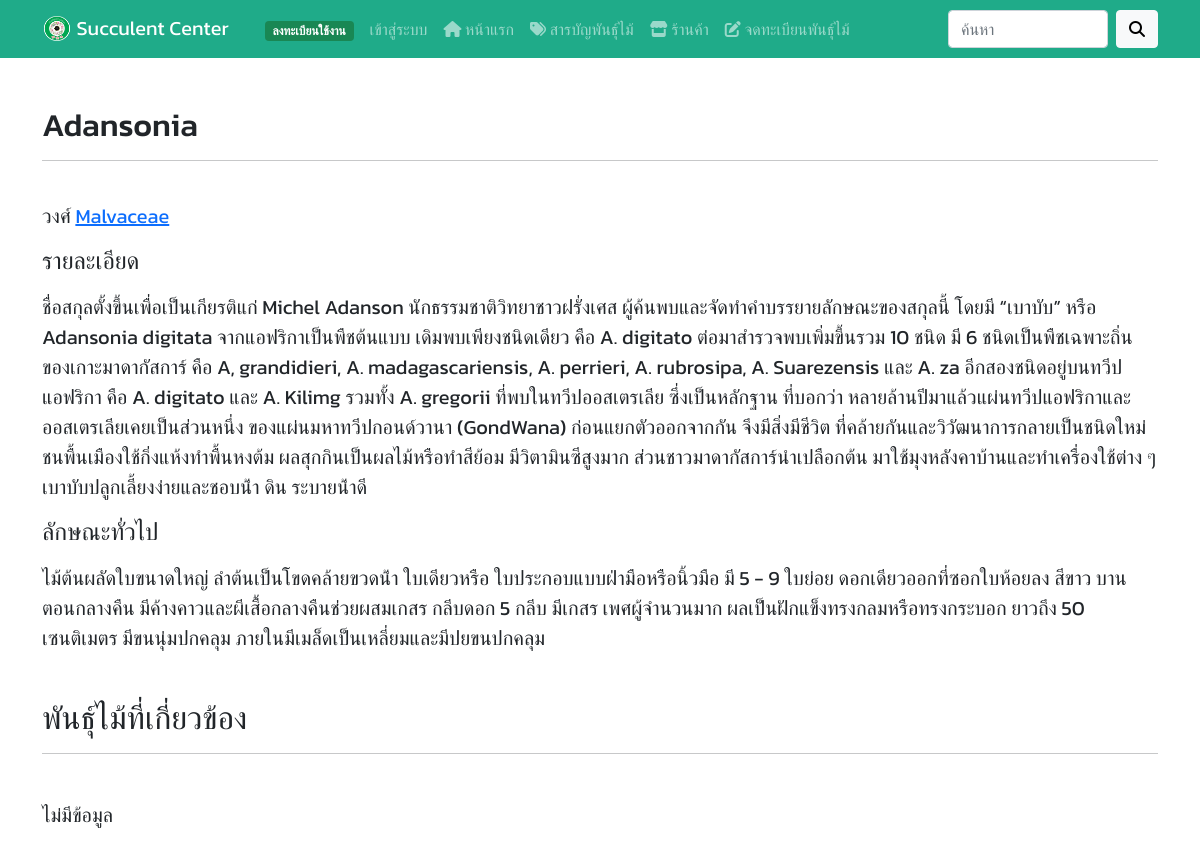
The page /plantsgroupview.php?id=8 on the database its author committed.
### tables this page shows
CREATE TABLE `plantsgroup` (
  `plantsgroup_id` int NOT NULL COMMENT 'หมายเลขกำกับสกุล',
  `plantsgroup_name` varchar(255) NOT NULL COMMENT 'ชื่อสกุล',
  `plantsgroup_detail` text NOT NULL COMMENT 'รายละเอียด',
  `plantsgroup_type` text NOT NULL COMMENT 'ลักษณะทั่วไป',
  `plantsfamily_name` varchar(255) NOT NULL COMMENT 'ชื่อวงศ์',
  `plantsgroup_timestamp` timestamp NOT NULL DEFAULT CURRENT_TIMESTAMP COMMENT 'ประทับเวลาสกุล'
);

### plantsgroupview.php (the view, shortened to what this page needs)
<?php include_once("./config/db.php"); ?>
<?php include_once("./components/head.php"); ?>
<?php include_once("./components/nav-bar.php"); ?>
<div class="container my-5">
    <?php
    $id = $_GET['id'];
    $stmt = $conn->query("SELECT * FROM plantsgroup WHERE plantsgroup_id = $id");
    $stmt->execute();
    $plantsgroup = $stmt->fetch();
    ?>
    <h2><?= $plantsgroup['plantsgroup_name'] ?></h2>
    <hr>
    <br>
    <div class="fs-5">
        <?php
        $plantsfamily_name = $plantsgroup['plantsfamily_name'];
        $stmt = $conn->query("SELECT * FROM plantsfamily WHERE plantsfamily_name = '$plantsfamily_name'");
        $stmt->execute();
        $plantsfamily = $stmt->fetch();
        ?>
        <p>วงศ์ <a href="./plantsfamilyview.php?id=<?= $plantsfamily['plantsfamily_id'] ?>"><?= $plantsgroup['plantsfamily_name'] ?></a></p>
        <p class="h4 mb-3">รายละเอียด</p>
        <p class="mb-3"><?= $plantsgroup['plantsgroup_detail'] ?></p>
        <p class="h4 mb-3">ลักษณะทั่วไป</p>
        <p><?= $plantsgroup['plantsgroup_type'] ?></p>
        <br>
        <h2>พันธุ์ไม้ที่เกี่ยวข้อง</h2>
        <hr>
        <br>
        <?php
        $plantsgroupName = $plantsgroup['plantsgroup_name'];
        $stmt = $conn->query("SELECT * FROM plants WHERE plantsgroup_name = '$plantsgroupName' ORDER BY plants_name ASC");
        $stmt->execute();
        $plants = $stmt->fetchAll();
        if (!$plants) {
            echo 'ไม่มีข้อมูล';
        }
        ?>
    </div>
</div>
<?php include_once("./components/footer.php"); ?>

### components/head.php (style rules this page uses)
body { font-family: 'Kanit', sans-serif; }

### rows shown on the page
plantsgroup: plantsgroup_name "Adansonia", plantsfamily_name "Malvaceae", plantsgroup_detail "ชื่อสกุลตั้งขึ้นเพื่อเป็นเกียรติแก่ Michel Adanson นักธรรมชาติวิทยาชาวฝรั่งเศส ผู้ค้นพบและจัดทําคําบรรยายลักษณะของสกุลนี้ โดยมี “เบาบับ” หรือ Adansonia digitata จากแอฟริกาเป็นพืชต้นแบบ เดิมพบเพียงชนิดเดียว คือ A. digitato ต่อมาสํารวจพบเพิ่มขึ้นรวม 10 ชนิด มี 6 ชนิดเป็นพืชเฉพาะถิ่นของเกาะมาดากัสการ์ คือ A, grandidieri, A. madagascariensis, A. perrieri, A. rubrosipa, A. Suarezensis และ A. za อีกสองชนิดอยู่บนทวีปแอฟริกา คือ A. digitato และ A. Kilimg รวมทั้ง A. gregorii ที่พบในทวีปออสเตรเลีย ซึ่งเป็นหลักฐาน ที่บอกว่า หลายล้านปีมาแล้วแผ่นทวีปแอฟริกาและออสเตรเลียเคยเป็นส่วนหนึ่ง ของแผ่นมหาทวีปกอนด์วานา (GondWana) ก่อนแยกตัวออกจากกัน จึงมีสิ่งมีชีวิต ที่คล้ายกันและวิวัฒนาการกลายเป็นชนิดใหม่…", plantsgroup_type "ไม้ต้นผลัดใบขนาดใหญ่ ลําต้นเป็นโขดคล้ายขวดน้ํา ใบเดียวหรือ ใบประกอบแบบฝ่ามือหรือนิ้วมือ มี 5 - 9 ใบย่อย ดอกเดียวออกที่ซอกใบห้อยลง สีขาว บานตอนกลางคืน มีค้างคาวและผีเสื้อกลางคืนช่วยผสมเกสร กลีบดอก 5 กลีบ มีเกสร เพศผู้จํานวนมาก ผลเป็นฝักแข็งทรงกลมหรือทรงกระบอก ยาวถึง 50 เซนติเมตร มีขนนุ่มปกคลุม ภายในมีเมล็ดเป็นเหลี่ยมและมีปยขนปกคลุม"
